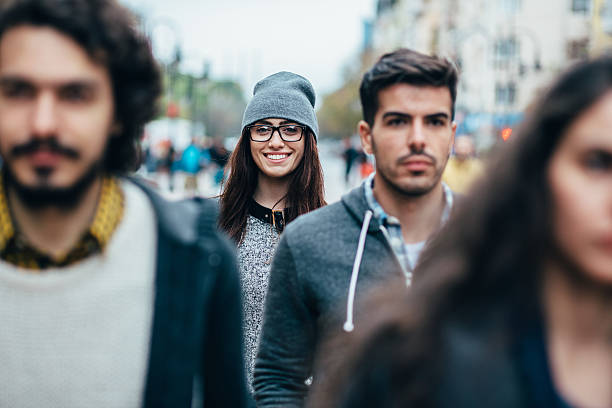
#> input picture Robotics, AI and data science Department Tasks/Task-Two/faces.jpg, 612 x 408 px, given in place of color.png, which was not available
$ jupyter execute Color_Recognition.ipynb
#> lines starting #> are read from the running program, lines starting #| are printed output that depends on the picture; after the words box and inside, x2 and y2 are one past the last pixel; in counts of white or black regions, pixels touching at a corner belong together; pictures that were not available may be replaced by others from this repository, and a replacement may not be noted
[cell 1]
import cv2
import numpy as np

image = cv2.imread('./data/color.png')
#> image is the input picture: shape (408, 612, 3); mean B, G, R 115.9, 115.2, 113.2
hsv_image = cv2.cvtColor(image, cv2.COLOR_BGR2HSV)
#> hsv_image: shape (408, 612, 3); mean H, S, V 74.3, 79.6, 128.1

lower_color = np.array([100, 150, 50])
upper_color = np.array([140, 255, 255])

mask = cv2.inRange(hsv_image, lower_color, upper_color)
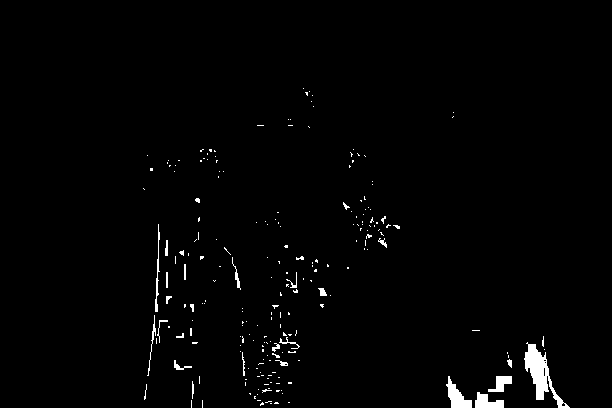
#> mask: shape (408, 612); 1.5% white; 216 white regions (190 under 20 px), largest, box (x1, y1, x2, y2) and area: (524, 342, 570, 408) 979, (446, 376, 472, 408) 382, (475, 392, 504, 408) 288
result = cv2.bitwise_and(image, image, mask=mask)
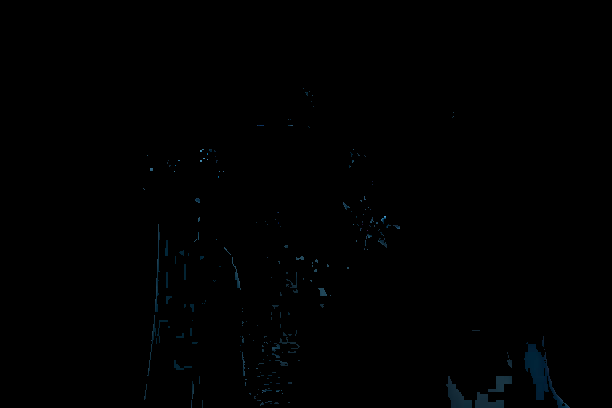
#> result: shape (408, 612, 3); mean B, G, R 0.9, 0.6, 0.2

color_name = "Blue"

font = cv2.FONT_HERSHEY_SIMPLEX
cv2.putText(result, color_name, (10, 30), font, 1, (0, 255, 0), 2, cv2.LINE_AA)
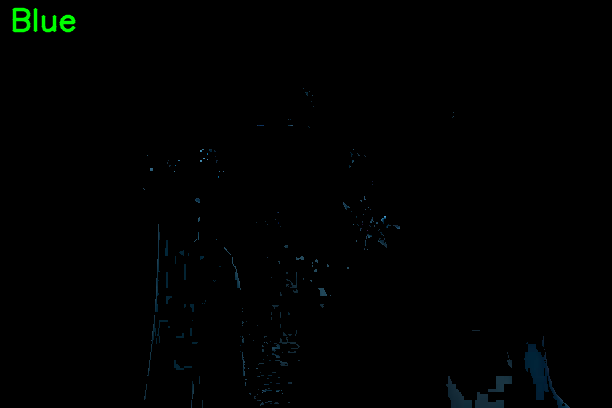
#> result: shape (408, 612, 3); 0.37% of pixels changed, all inside (x1, y1, x2, y2) = (12, 7, 76, 33)

output_path = './data/color_recognition_result.jpg'
cv2.imwrite(output_path, result)

cv2.imshow("Color Recognition", result)
cv2.waitKey(0)
cv2.destroyAllWindows()

print(f"Result saved as: {output_path}")
